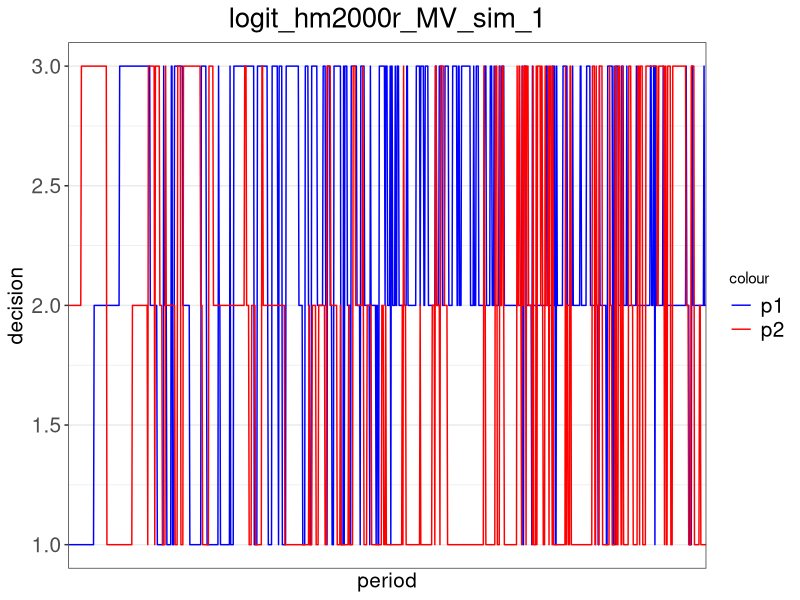
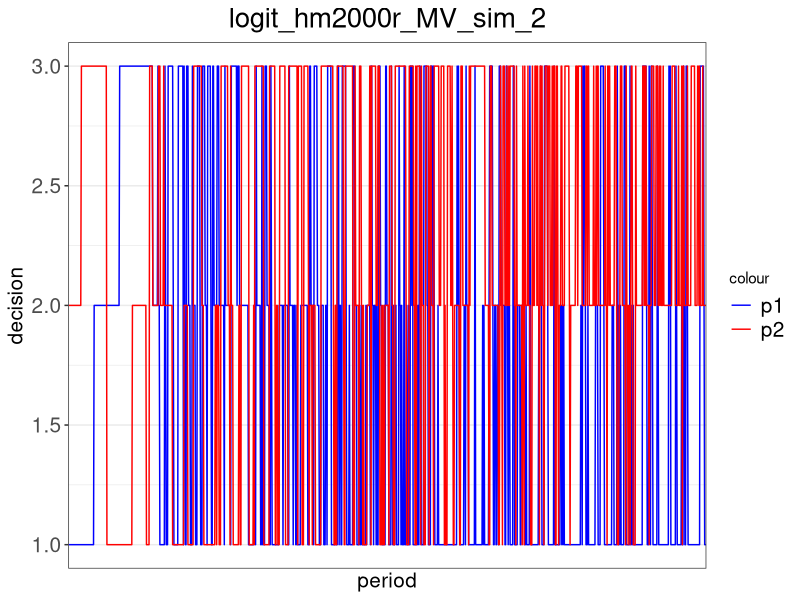
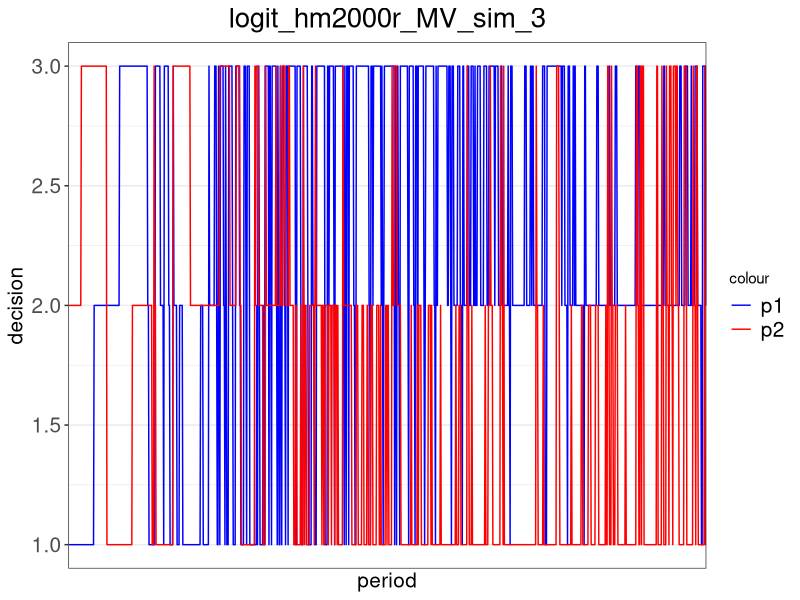
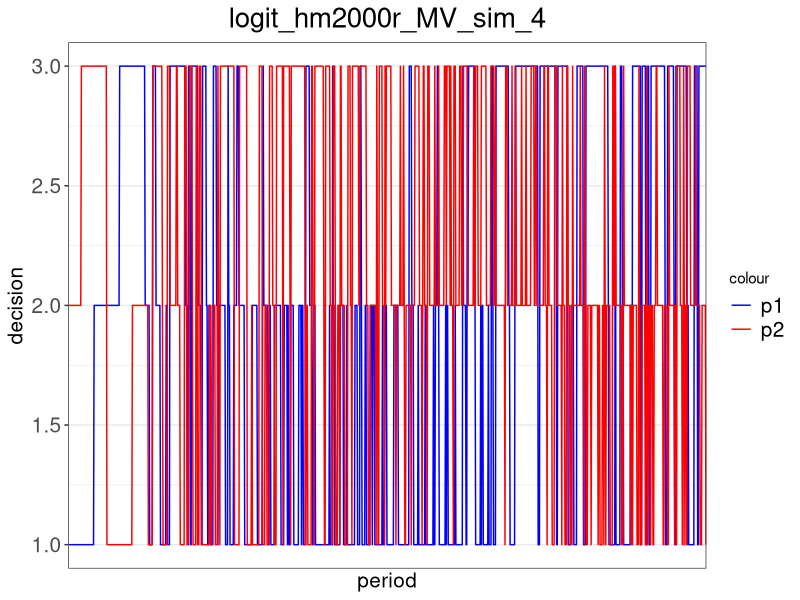
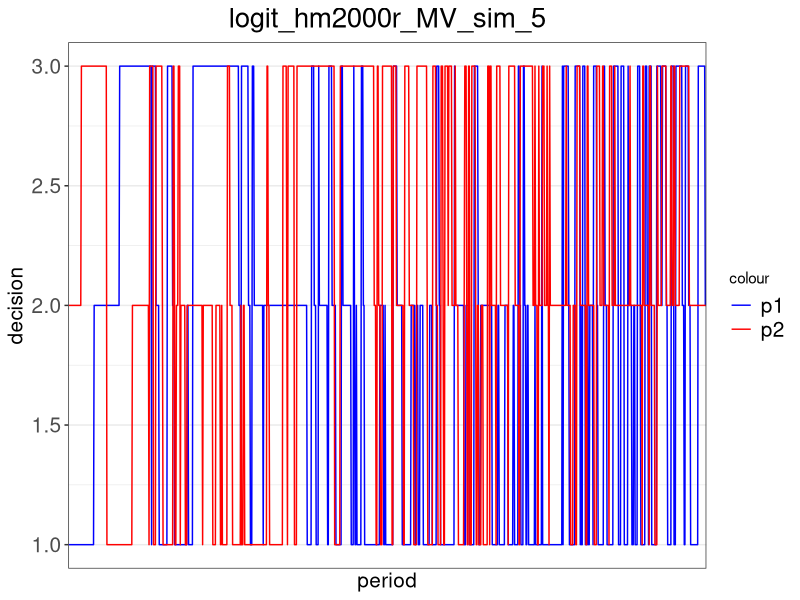
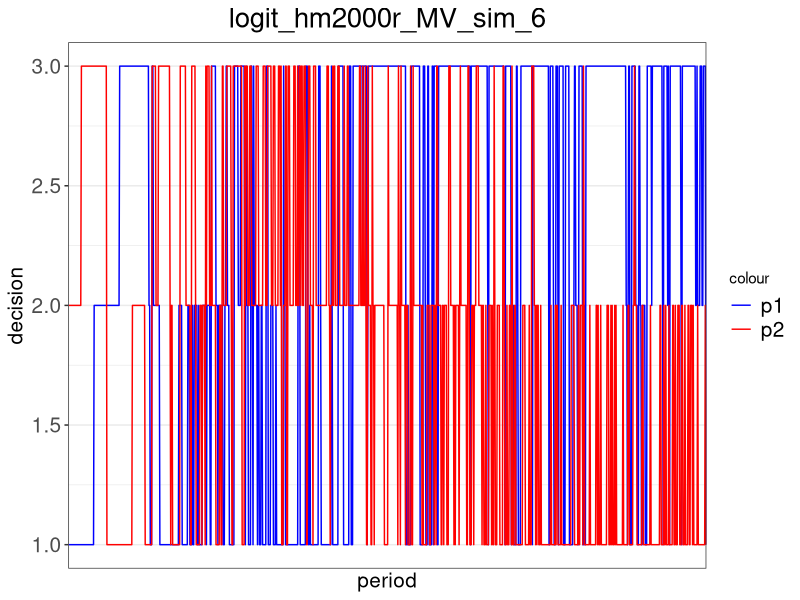
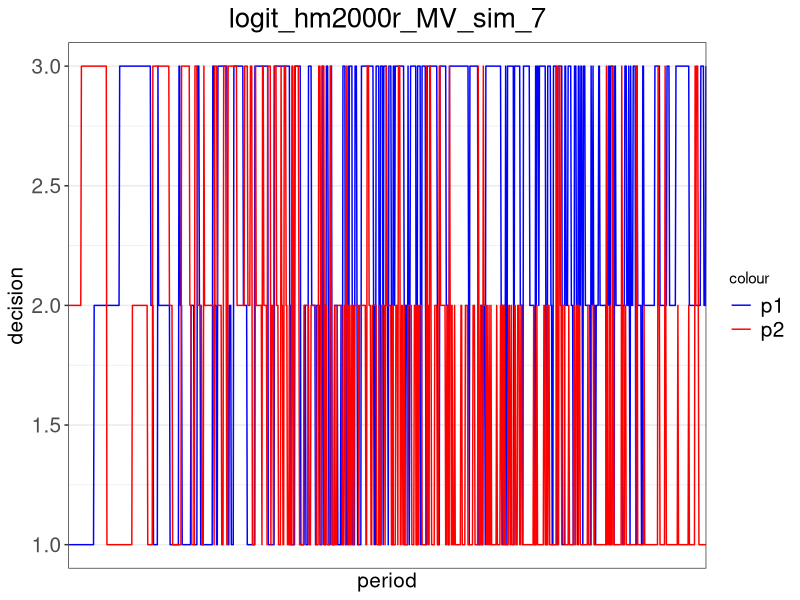
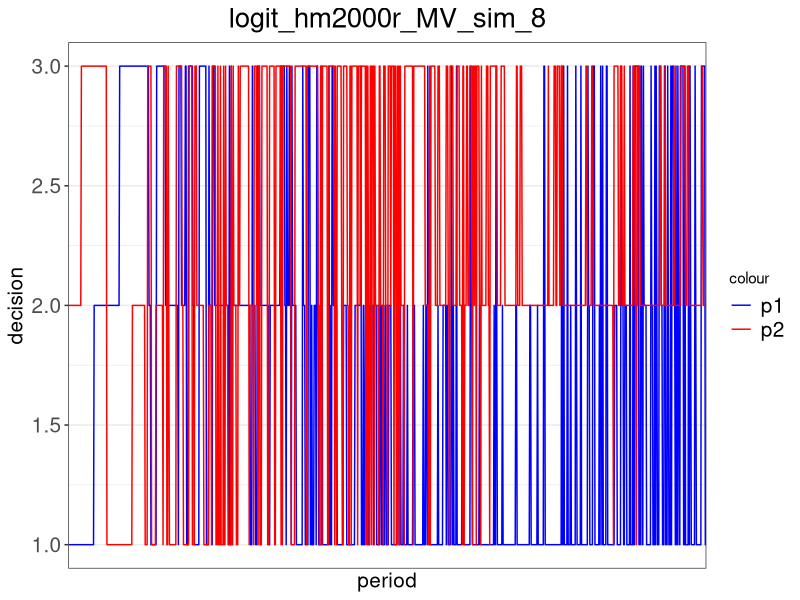

Reproduce these figures in R, in order. (Note: this script raises an error after producing the figures.)
##### Packages and Payoff #####
# add package
library(ggplot2)
library(xtable)

# set up the payoff matrix
pay_MV = matrix(c(0,200,100,100,0,200,200,100,0),3,3) # payoff matrix 3x3

# build the payoff function (chicken, can be switched to MV)
payoff = function(my_choice, your_choice){
  return(pay_MV[my_choice, your_choice])
}


##### HM2000 (regret1) #####
# build the regret function for action m (m is 1,2,or 3) under HM2000
regret_hm2000 = function(m, iteration, my_history, your_history){
  
  # calculate the length of history
  len_history = iteration - 1
  
  # get my most recent decision
  lastchoice = my_history[len_history]
  
  # create a regret payoff term
  my_regret = rep(0, len_history)
  
  # loop over previous periods to replace the choice with decision 1
  for (i in 1:len_history){
    if (my_history[i] == lastchoice){
      my_regret[i] = payoff(m, your_history[i])
    }
    else{
      my_regret[i] = payoff(my_history[i], your_history[i])
    }
  }
  
  # calculate and return the regret
  return(mean(my_regret))
}


# build the decision function based on the regret function under HM2000
decision_hm2000 = function(mu, iteration, my_history, your_history){
  
  # get my most recent decision
  lastchoice = my_history[iteration-1]
  
  # compute regret for all possible decisions
  regret1 = regret_hm2000(1, iteration, my_history, your_history)
  regret2 = regret_hm2000(2, iteration, my_history, your_history)
  regret3 = regret_hm2000(3, iteration, my_history, your_history)
  
  # calculate the decision when my last choice is 1
  if (lastchoice == 1){
    if (regret1 == max(regret1, regret2, regret3)){return(1)}
    else{
      # switch with a positive probability from 1 to 2 or from 1 to 3
      seed = runif(1,0,1)
      prob2 = (regret2-regret1)/mu
      prob3 = (regret3-regret1)/mu
      if (seed <= prob2){return(2)}
      else if (seed <= prob2 + prob3){return(3)}
      else{return(1)}
    }
  }
  
  # calculate the decision when my last choice is 2
  if (lastchoice == 2){
    if (regret2 == max(regret1, regret2, regret3)){return(2)}
    else{
      # switch with a positive probability from 2 to 1 or from 2 to 3
      seed = runif(1,0,1)
      prob1 = (regret1-regret2)/mu
      prob3 = (regret3-regret2)/mu
      if (seed <= prob1){return(1)}
      else if (seed <= prob1 + prob3){return(3)}
      else{return(2)}
    }
  }
  
  # calculate the decision when my last choice is 2
  if (lastchoice == 3){
    if (regret3 == max(regret1, regret2, regret3)){return(3)}
    else{
      # switch with a positive probability from 2 to 1 or from 2 to 3
      seed = runif(1,0,1)
      prob1 = (regret1-regret3)/mu
      prob2 = (regret2-regret3)/mu
      if (seed <= prob1){return(1)}
      else if (seed <= prob1 + prob2){return(2)}
      else{return(3)}
    }
  }
}


# build the decision function based on logit response
decision_hm2000_logit = function(mu, beta, iteration, my_history, your_history){
  
  # compute regret for all possible decisions
  regret1 = regret_hm2000(1, iteration, my_history, your_history)
  regret2 = regret_hm2000(2, iteration, my_history, your_history)
  regret3 = regret_hm2000(3, iteration, my_history, your_history)
  
  # using logit response to calculate the probability of choosing each strategy
  prob = c(0,0,0)
  prob[1] = exp(beta[1]*regret1)/(exp(beta[1]*regret1) + exp(beta[2]*regret2) + exp(beta[3]*regret3))
  prob[2] = exp(beta[2]*regret2)/(exp(beta[1]*regret1) + exp(beta[2]*regret2) + exp(beta[3]*regret3))
  prob[3] = exp(beta[3]*regret3)/(exp(beta[1]*regret1) + exp(beta[2]*regret2) + exp(beta[3]*regret3))
  
  # randomly determine the decision
  seed = runif(1,0,1)
  if (seed <= prob[1]){return(1)}
  else if (seed > prob[1] & seed <= prob[1]+prob[2]){return(2)}
  else{return(3)}
}


##### Average Historical Payoff (regret2) #####
# build the regret function for action m (m is 1,2,or 3) under HM2000
regret_avgpay = function(m, iteration, my_history, your_history){
  
  # calculate the length of history
  len_history = iteration - 1
  
  # create a regret payoff term
  my_regret = 0
  period = 0
  
  # loop over previous periods to calculate the total historical payoff
  for (i in 1:len_history){
    if (my_history[i] == m){
      my_regret = my_regret + payoff(my_history[i], your_history[i])
      period = period + 1
    }
  }
  
  # return the average historical payoff
  if (period == 0){return(0)}
  else{
    return(my_regret/period)
  }
}


# build the decision function based on the regret function under HM2000
decision_avgpay = function(mu, iteration, my_history, your_history){
  
  # get my most recent decision
  lastchoice = my_history[iteration-1]
  
  # compute regret for all possible decisions
  regret1 = regret_avgpay(1, iteration, my_history, your_history)
  regret2 = regret_avgpay(2, iteration, my_history, your_history)
  regret3 = regret_avgpay(3, iteration, my_history, your_history)
  
  # calculate the decision when my last choice is 1
  if (lastchoice == 1){
    if (regret1 == max(regret1, regret2, regret3)){return(1)}
    else{
      # switch with a positive probability from 1 to 2 or from 1 to 3
      seed = runif(1,0,1)
      prob2 = (regret2-regret1)/mu
      prob3 = (regret3-regret1)/mu
      if (seed <= prob2){return(2)}
      else if (seed <= prob2 + prob3){return(3)}
      else{return(1)}
    }
  }
  
  # calculate the decision when my last choice is 2
  if (lastchoice == 2){
    if (regret2 == max(regret1, regret2, regret3)){return(2)}
    else{
      # switch with a positive probability from 2 to 1 or from 2 to 3
      seed = runif(1,0,1)
      prob1 = (regret1-regret2)/mu
      prob3 = (regret3-regret2)/mu
      if (seed <= prob1){return(1)}
      else if (seed <= prob1 + prob3){return(3)}
      else{return(2)}
    }
  }
  
  # calculate the decision when my last choice is 2
  if (lastchoice == 3){
    if (regret3 == max(regret1, regret2, regret3)){return(3)}
    else{
      # switch with a positive probability from 2 to 1 or from 2 to 3
      seed = runif(1,0,1)
      prob1 = (regret1-regret3)/mu
      prob2 = (regret2-regret3)/mu
      if (seed <= prob1){return(1)}
      else if (seed <= prob1 + prob2){return(2)}
      else{return(3)}
    }
  }
}


# build the decision function based on logit response
decision_avgpay_logit = function(mu, beta, iteration, my_history, your_history){
  
  # compute regret for all possible decisions
  regret1 = regret_avgpay(1, iteration, my_history, your_history)
  regret2 = regret_avgpay(2, iteration, my_history, your_history)
  regret3 = regret_avgpay(3, iteration, my_history, your_history)
  
  # using logit response to calculate the probability of choosing each strategy
  prob = c(0,0,0)
  prob[1] = exp(beta[1]*regret1)/(exp(beta[1]*regret1) + exp(beta[2]*regret2) + exp(beta[3]*regret3))
  prob[2] = exp(beta[2]*regret2)/(exp(beta[1]*regret1) + exp(beta[2]*regret2) + exp(beta[3]*regret3))
  prob[3] = exp(beta[3]*regret3)/(exp(beta[1]*regret1) + exp(beta[2]*regret2) + exp(beta[3]*regret3))
  
  # randomly determine the decision
  seed = runif(1,0,1)
  if (seed <= prob[1]){return(c(1, prob[1], prob[2], prob[3]))}
  else if (seed > prob[1] & seed <= prob[1]+prob[2]){return(c(2, prob[1], prob[2], prob[3]))}
  else{return(c(3, prob[1], prob[2], prob[3]))}
}


##### HM2000 revised (regret3) #####
# build the regret function for action m (m is 1,2,or 3) under HM2000 revised algorithm
regret_hm2000r = function(m, iteration, my_history, your_history){
  
  # calculate the length of history
  len_history = iteration - 1
  
  # get my most recent decision
  lastchoice = my_history[len_history]
  
  # create a regret payoff term
  my_regret = 0
  period = 0
  
  # loop over previous periods to replace the choice with decision 1
  for (i in 1:len_history){
    if (my_history[i] == lastchoice){
      my_regret = my_regret + payoff(m, your_history[i])
      period = period + 1
    }
  }
  
  # calculate and return the regret
  return(my_regret/period)
}


# build the decision function based on the regret function under HM2000 revised algorithm
decision_hm2000r = function(mu, iteration, my_history, your_history){
  
  # get my most recent decision
  lastchoice = my_history[iteration-1]
  
  # compute regret for all possible decisions
  regret1 = regret_hm2000r(1, iteration, my_history, your_history)
  regret2 = regret_hm2000r(2, iteration, my_history, your_history)
  regret3 = regret_hm2000r(3, iteration, my_history, your_history)

  # calculate the decision when my last choice is 1
  if (lastchoice == 1){
    if (regret1 == max(regret1, regret2, regret3)){return(1)}
    else{
      # switch with a positive probability from 1 to 2 or from 1 to 3
      seed = runif(1,0,1)
      prob2 = (regret2-regret1)/mu
      prob3 = (regret3-regret1)/mu
      if (seed <= prob2){return(2)}
      else if (seed <= prob2 + prob3){return(3)}
      else{return(1)}
    }
  }
  
  # calculate the decision when my last choice is 2
  if (lastchoice == 2){
    if (regret2 == max(regret1, regret2, regret3)){return(2)}
    else{
      # switch with a positive probability from 2 to 1 or from 2 to 3
      seed = runif(1,0,1)
      prob1 = (regret1-regret2)/mu
      prob3 = (regret3-regret2)/mu
      if (seed <= prob1){return(1)}
      else if (seed <= prob1 + prob3){return(3)}
      else{return(2)}
    }
  }
  
  # calculate the decision when my last choice is 2
  if (lastchoice == 3){
    if (regret3 == max(regret1, regret2, regret3)){return(3)}
    else{
      # switch with a positive probability from 2 to 1 or from 2 to 3
      seed = runif(1,0,1)
      prob1 = (regret1-regret3)/mu
      prob2 = (regret2-regret3)/mu
      if (seed <= prob1){return(1)}
      else if (seed <= prob1 + prob2){return(2)}
      else{return(3)}
    }
  }
}


# build the decision function based on logit response
decision_hm2000r_logit = function(mu, beta, iteration, my_history, your_history){
  
  # compute regret for all possible decisions
  regret1 = regret_hm2000r(1, iteration, my_history, your_history)
  regret2 = regret_hm2000r(2, iteration, my_history, your_history)
  regret3 = regret_hm2000r(3, iteration, my_history, your_history)
  
  # using logit response to calculate the probability of choosing each strategy
  prob = c(0,0,0)
  prob[1] = exp(beta[1]*regret1)/(exp(beta[1]*regret1) + exp(beta[2]*regret2) + exp(beta[3]*regret3))
  prob[2] = exp(beta[2]*regret2)/(exp(beta[1]*regret1) + exp(beta[2]*regret2) + exp(beta[3]*regret3))
  prob[3] = exp(beta[3]*regret3)/(exp(beta[1]*regret1) + exp(beta[2]*regret2) + exp(beta[3]*regret3))
  
  # randomly determine the decision
  seed = runif(1,0,1)
  if (seed <= prob[1]){return(1)}
  else if (seed > prob[1] & seed <= prob[1]+prob[2]){return(2)}
  else{return(3)}
}


##### HM2001 #####
regret_hm2001 = function(m, iteration, my_history, your_history, my_prob_last, my_prob_other){
  
  # calculate the length of history
  len_history = iteration - 1
  
  # create a regret payoff term
  my_regret = 0
  period = 0
  
  # loop over previous periods to calculate the total historical payoff
  for (i in 1:len_history){
    if (my_history[i] == m){
      my_regret = my_regret + payoff(my_history[i], your_history[i])*((my_prob_last)/(my_prob_other))
    }
  }
  
  # return the average historical payoff
  if (period == 0){return(0)}
  else{
    return(my_regret/len_history)
  }  
}


# build the revised avgpay
regret_avgpayr = function(m, iteration, my_history, your_history){
  
  # calculate the length of history
  len_history = iteration - 1
  
  # create a regret payoff term
  my_regret = 0
  period = 0
  
  # loop over previous periods to calculate the total historical payoff
  for (i in 1:len_history){
    if (my_history[i] == m){
      my_regret = my_regret + payoff(my_history[i], your_history[i])
      period = period + 1
    }
  }
  
  # return the average historical payoff
  if (period == 0){return(0)}
  else{
    return(my_regret/len_history)
  }
}


# build the decision function based on HM2001
decision_hm2001 = function(mu, delta, gamma, iteration, my_history, your_history, my_prob_1,  my_prob_2){
  
  # get my most recent decision
  lastchoice = my_history[iteration-1]
  
  # compute regret for all possible decisions
  regret1 = regret_avgpayr(1, iteration, my_history, your_history)
  regret2 = regret_avgpayr(2, iteration, my_history, your_history)
  regret3 = regret_avgpayr(3, iteration, my_history, your_history)
  regret2m1 = regret_hm2001(2, iteration, my_history, your_history, my_prob_1, my_prob_2)
  regret3m1 = regret_hm2001(3, iteration, my_history, your_history, my_prob_1, 1-my_prob_1-my_prob_2)
  regret1m2 = regret_hm2001(1, iteration, my_history, your_history, my_prob_2,  my_prob_1)
  regret3m2 = regret_hm2001(3, iteration, my_history, your_history, my_prob_2, 1-my_prob_1-my_prob_2)
  regret1m3 = regret_hm2001(1, iteration, my_history, your_history, 1-my_prob_1-my_prob_2,  my_prob_1)
  regret2m3 = regret_hm2001(2, iteration, my_history, your_history, 1-my_prob_1-my_prob_2, my_prob_2)
  
  seed = runif(1,0,1)
  # calculate the decision when my last choice is 1
  if (lastchoice == 1){
    cj2 = regret2m1 - regret1
    q2 = max(cj2,0)
    psw2 = (1-delta/(iteration^gamma))*min(q2/mu,1/2)+(delta/(iteration^gamma))*(1/3)
    
    cj3 = regret3m1 - regret1
    q3 = max(cj3,0)
    psw3 = (1-delta/(iteration^gamma))*min(q3/mu,1/2)+(delta/(iteration^gamma))*(1/3)
    
    if (seed <= psw2){return(c(2,1-psw2-psw3,psw2))}
    else if (seed>psw2 & seed<=psw3+psw2){return(c(3,1-psw2-psw3,psw2))}
    else{return(c(1,1-psw2-psw3,psw2))}
  }
  else if (lastchoice == 2){
    cj3 = regret3m2 - regret2
    q3 = max(cj3,0)
    psw3 = (1-delta/(iteration^gamma))*min(q3/mu,1/2)+(delta/(iteration^gamma))*(1/3)
    
    cj1 = regret1m2 - regret2
    q1 = max(cj1,0)
    psw1 = (1-delta/(iteration^gamma))*min(q1/mu,1/2)+(delta/(iteration^gamma))*(1/3)
    
    if (seed <= psw1){return(c(1,psw1,1-psw3-psw1))}
    else if (seed>psw1 & seed<=psw3+psw1){return(c(3,psw1,1-psw3-psw1))}
    else{return(c(2,psw1,1-psw3-psw1))}
  }
  else {
    cj2 = regret2m3 - regret3
    q2 = max(cj2,0)
    psw2 = (1-delta/(iteration^gamma))*min(q2/mu,1/2)+(delta/(iteration^gamma))*(1/3)
    
    cj1 = regret1m3 - regret3
    q1 = max(cj1,0)
    psw1 = (1-delta/(iteration^gamma))*min(q1/mu,1/2)+(delta/(iteration^gamma))*(1/3)
    
    if (seed <= psw1){return(c(1,psw1,psw2))}
    else if (seed>psw1 & seed<= psw2+psw1){return(c(2,psw1,psw2))}
    else{return(c(3,psw1,psw2))}
  }
  
}    


##### Simulation pair level graph and joint density - HM2000 and avgpay #####
# set up the parameters for the simulation
mu = 1000 # HM2000 probability parameter
n = 1000 # number of periods in each simulation
sim = 100 # number of simulations
experiment = 120 # number of experimentation periods where players randomly make decisions
beta = 0.05

# set up the joint density matrix
joint_density_all = matrix(c(0,0,0,0,0,0,0,0,0),3,3)

# set up the joint density matrix for each simulation
joint_density = list()

# run the simulations
for (s in 1:sim){
  
  # set up the vectors for choices and game parameters
  history_p1 = rep(0, n)
  history_p2 = rep(0, n)
  
  # calculate the experimentation periods with random starting decisions
  history_p1[1:experiment] = c(rep(1, experiment/6), rep(1, experiment/6), rep(2, experiment/6),
                               rep(2, experiment/6), rep(3, experiment/6), rep(3, experiment/6))
  history_p2[1:experiment] = c(rep(2, experiment/6), rep(3, experiment/6), rep(3, experiment/6),
                               rep(1, experiment/6), rep(1, experiment/6), rep(2, experiment/6))
  
  # set up the joint density matrix for the current simulation
  joint_density[[s]] = matrix(c(0,0,0,0,0,0,0,0,0),3,3)
  
  # calculate the rest of the decisions to n periods
  for (i in (experiment+1):n){
    history_p1[i] = decision_hm2000r_logit(mu, c(beta,beta,beta), i, history_p1, history_p2)
    history_p2[i] = decision_hm2000r_logit(mu, c(beta,beta,beta), i, history_p2, history_p1)
    
    # update the joint density matrix
    if (history_p1[i]==1 & history_p2[i]==1){joint_density[[s]][1,1]=joint_density[[s]][1,1]+1}
    else if (history_p1[i]==1 & history_p2[i]==2){joint_density[[s]][1,2]=joint_density[[s]][1,2]+1}
    else if (history_p1[i]==1 & history_p2[i]==3){joint_density[[s]][1,3]=joint_density[[s]][1,3]+1}
    else if (history_p1[i]==2 & history_p2[i]==1){joint_density[[s]][2,1]=joint_density[[s]][2,1]+1}
    else if (history_p1[i]==2 & history_p2[i]==2){joint_density[[s]][2,2]=joint_density[[s]][2,2]+1}
    else if (history_p1[i]==2 & history_p2[i]==3){joint_density[[s]][2,3]=joint_density[[s]][2,3]+1}
    else if (history_p1[i]==3 & history_p2[i]==1){joint_density[[s]][3,1]=joint_density[[s]][3,1]+1}
    else if (history_p1[i]==3 & history_p2[i]==2){joint_density[[s]][3,2]=joint_density[[s]][3,2]+1}
    else{joint_density[[s]][3,3]=joint_density[[s]][3,3]+1}
  }
  
  # normalize the frequency to probability
  joint_density[[s]] = round(joint_density[[s]]/sum(joint_density[[s]]), 3)
  
  # create the dataset for figures
  df = data.frame(
    p1_choice = history_p1,
    p2_choice = history_p2,
    period = 1:n
  )
  
  # graph the decision making
  title = paste('logit_hm2000r', 'MV', 'sim', as.character(s), sep = '_')
  file = paste("D:/Dropbox/Working Papers/Correlated Equilibrium/data/simulations/", title, sep = "")
  file = paste(file, ".png", sep = "")
  png(file, width = 1500, height = 400)
  
  pic = ggplot(data = df) +
    geom_line(aes(x=period, y=p1_choice, colour='blue')) +
    geom_line(aes(x=period, y=p2_choice, colour='red')) +
    scale_x_discrete(name='period', waiver()) +
    scale_y_continuous(name='decision', limits=c(1,3)) +
    ggtitle(title) + 
    theme_bw() + 
    scale_colour_manual(values=c('blue', 'red'), labels=c('p1', 'p2')) +
    theme(plot.title = element_text(hjust = 0.5, size = 20), legend.text = element_text(size = 15),
          axis.title.x = element_text(size = 15), axis.title.y = element_text(size = 15),
          axis.text.x = element_text(size = 15), axis.text.y = element_text(size = 15))
  
  print(pic)
  dev.off()
}

# finalize the joint density matrix
#xtable(joint_density[[1]])

for (a in 1:sim){
  joint_density_all = joint_density_all + joint_density[[a]]
}
joint_density_all = joint_density_all / sim
xtable(joint_density_all, caption = title)


##### Simulation pair level graph and joint density - HM2001 #####
# set up the parameters for the simulation
mu = 1000 # HM2000 probability parameter
delta = 0.01
gama = 0.0
n = 3000 # number of periods in each simulation
sim = 1 # number of simulations
experiment = 1 # number of experimentation periods where players randomly make decisions

# set up the joint density matrix
joint_density_all = matrix(c(0,0,0,0,0,0,0,0,0),3,3)

# set up the joint density matrix for each simulation
joint_density = list()

# run the simulations
for (s in 1:sim){
  # set up the probability choices for HM2001
  prob1_p1 = rep(0.33, n)
  prob2_p1 = rep(0.33, n)
  prob1_p2 = rep(0.33, n)
  prob2_p2 = rep(0.33, n)
  
  # set up the vectors for choices and game parameters
  history_p1 = rep(0, n)
  history_p2 = rep(0, n)
  
  # calculate the experimentation periods with random starting decisions
  history_p1[1:experiment] = sample(1:3, experiment, replace = TRUE)
  history_p2[1:experiment] = sample(1:3, experiment, replace = TRUE)
  
  # set up the joint density matrix for the current simulation
  joint_density[[s]] = matrix(c(0,0,0,0,0,0,0,0,0),3,3)
  
  # calculate the rest of the decisions to n periods
  for (i in (experiment+1):n){
    history_p1[i] = decision_hm2001(mu, delta, gama, i, history_p1, history_p2, prob1_p1, prob2_p1 )[1]
    history_p2[i] = decision_hm2001(mu, delta, gama, i, history_p2, history_p1, prob1_p2, prob2_p2 )[1]
    prob1_p1[i] = decision_hm2001(mu, delta, gama, i, history_p1, history_p2, prob1_p1, prob2_p1 )[2]
    prob2_p1[i] = decision_hm2001(mu, delta, gama, i, history_p1, history_p2, prob1_p1, prob2_p1 )[3]
    prob1_p2[i] = decision_hm2001(mu, delta, gama, i, history_p2, history_p1, prob1_p2, prob2_p2 )[2]
    prob2_p2[i] = decision_hm2001(mu, delta, gama, i, history_p2, history_p1, prob1_p2, prob2_p2 )[3]
    
    # update the joint density matrix
    if (history_p1[i]==1 & history_p2[i]==1){joint_density[[s]][1,1]=joint_density[[s]][1,1]+1}
    else if (history_p1[i]==1 & history_p2[i]==2){joint_density[[s]][1,2]=joint_density[[s]][1,2]+1}
    else if (history_p1[i]==1 & history_p2[i]==3){joint_density[[s]][1,3]=joint_density[[s]][1,3]+1}
    else if (history_p1[i]==2 & history_p2[i]==1){joint_density[[s]][2,1]=joint_density[[s]][2,1]+1}
    else if (history_p1[i]==2 & history_p2[i]==2){joint_density[[s]][2,2]=joint_density[[s]][2,2]+1}
    else if (history_p1[i]==2 & history_p2[i]==3){joint_density[[s]][2,3]=joint_density[[s]][2,3]+1}
    else if (history_p1[i]==3 & history_p2[i]==1){joint_density[[s]][3,1]=joint_density[[s]][3,1]+1}
    else if (history_p1[i]==3 & history_p2[i]==2){joint_density[[s]][3,2]=joint_density[[s]][3,2]+1}
    else{joint_density[[s]][3,3]=joint_density[[s]][3,3]+1}
  }
  
  # normalize the frequency to probability
  joint_density[[s]] = round(joint_density[[s]]/sum(joint_density[[s]]), 3)
  
  # create the dataset for figures
  df = data.frame(
    p1_choice = history_p1,
    p2_choice = history_p2,
    period = 1:n
  )
  
  # graph the decision making
  title = paste('hm2001', 'MV', 'sim', as.character(s), sep = '_')
  file = paste("D:/Dropbox/Working Papers/Correlated Equilibrium/data/simulations/", title, sep = "")
  file = paste(file, ".png", sep = "")
  png(file, width = 1500, height = 400)
  
  pic = ggplot(data = df) +
    geom_line(aes(x=period, y=p1_choice, colour='blue')) +
    geom_line(aes(x=period, y=p2_choice, colour='red')) +
    scale_x_discrete(name='period', waiver()) +
    scale_y_continuous(name='decision', limits=c(1,3)) +
    ggtitle(title) + 
    theme_bw() + 
    scale_colour_manual(values=c('blue', 'red'), labels=c('p1', 'p2')) +
    theme(plot.title = element_text(hjust = 0.5, size = 20), legend.text = element_text(size = 15),
          axis.title.x = element_text(size = 15), axis.title.y = element_text(size = 15),
          axis.text.x = element_text(size = 15), axis.text.y = element_text(size = 15))
  
  print(pic)
  dev.off()
}

# finalize the joint density matrix
xtable(joint_density[[1]])

for (a in 1:sim){
  joint_density_all = joint_density_all + joint_density[[a]]
}
joint_density_all = joint_density_all / sim
xtable(joint_density_all, caption = title)


##### Transition between cells #####
# set up the parameters for the simulation
mu = 1000 # HM2000 probability parameter
n = 1000 # number of periods in each simulation
sim = 100 # number of simulations
experiment = 100 # number of experimentation periods where players randomly make decisions
beta = 0.045

# set up the joint density matrix
joint_density_all = matrix(c(0,0,0,0,0,0,0,0,0),3,3)

# set up the joint density matrix for each simulation
joint_density = list()
history_all = list()

# run the simulations
for (s in 1:sim){
  
  # set up the vectors for choices and game parameters
  history_p1 = rep(0, n)
  history_p2 = rep(0, n)
  prob_p1_1 = rep(0, n)
  prob_p1_2 = rep(0, n)
  prob_p1_3 = rep(0, n)
  prob_p2_1 = rep(0, n)
  prob_p2_2 = rep(0, n)
  prob_p2_3 = rep(0, n)
  
  # calculate the experimentation periods with random starting decisions
  history_p1[1:experiment] = sample(1:3, experiment, replace = TRUE)
  history_p2[1:experiment] = sample(1:3, experiment, replace = TRUE)
  
  # set up the joint density matrix for the current simulation
  joint_density[[s]] = matrix(c(0,0,0,0,0,0,0,0,0),3,3)
  
  # calculate the rest of the decisions to n periods
  for (i in (experiment+1):n){
    history_p1[i] = decision_avgpay_logit(mu, c(beta,beta,beta), i, history_p1, history_p2)[1]
    history_p2[i] = decision_avgpay_logit(mu, c(beta,beta,beta), i, history_p2, history_p1)[1]
    prob_p1_1[i] = decision_avgpay_logit(mu, c(beta,beta,beta), i, history_p1, history_p2)[2]
    prob_p1_2[i] = decision_avgpay_logit(mu, c(beta,beta,beta), i, history_p1, history_p2)[3]
    prob_p1_3[i] = decision_avgpay_logit(mu, c(beta,beta,beta), i, history_p1, history_p2)[4]
    prob_p2_1[i] = decision_avgpay_logit(mu, c(beta,beta,beta), i, history_p2, history_p1)[2]
    prob_p2_2[i] = decision_avgpay_logit(mu, c(beta,beta,beta), i, history_p2, history_p1)[3]
    prob_p2_3[i] = decision_avgpay_logit(mu, c(beta,beta,beta), i, history_p2, history_p1)[4]
    
    # update the joint density matrix
    if (history_p1[i]==1 & history_p2[i]==1){joint_density[[s]][1,1]=joint_density[[s]][1,1]+1}
    else if (history_p1[i]==1 & history_p2[i]==2){joint_density[[s]][1,2]=joint_density[[s]][1,2]+1}
    else if (history_p1[i]==1 & history_p2[i]==3){joint_density[[s]][1,3]=joint_density[[s]][1,3]+1}
    else if (history_p1[i]==2 & history_p2[i]==1){joint_density[[s]][2,1]=joint_density[[s]][2,1]+1}
    else if (history_p1[i]==2 & history_p2[i]==2){joint_density[[s]][2,2]=joint_density[[s]][2,2]+1}
    else if (history_p1[i]==2 & history_p2[i]==3){joint_density[[s]][2,3]=joint_density[[s]][2,3]+1}
    else if (history_p1[i]==3 & history_p2[i]==1){joint_density[[s]][3,1]=joint_density[[s]][3,1]+1}
    else if (history_p1[i]==3 & history_p2[i]==2){joint_density[[s]][3,2]=joint_density[[s]][3,2]+1}
    else{joint_density[[s]][3,3]=joint_density[[s]][3,3]+1}
  }
  
  # normalize the frequency to probability
  joint_density[[s]] = round(joint_density[[s]]/sum(joint_density[[s]]), 3)
  
  # create the dataset for figures
  df = data.frame(
    p1_choice = history_p1,
    p2_choice = history_p2,
    p1_prob_1 = prob_p1_1,
    p1_prob_2 = prob_p1_2,
    p1_prob_3 = prob_p1_3,
    p2_prob_1 = prob_p2_1,
    p2_prob_2 = prob_p2_2,
    p2_prob_3 = prob_p2_3,
    type = rep(NA,n),
    period = 1:n
  )
  
  # update types for profiles
  for (j in 1:n){
    if (df$p1_choice[j] == 1 & df$p2_choice[j] == 1){df$type[j] = 1}
    else if (df$p1_choice[j] == 2 & df$p2_choice[j] == 2){df$type[j] = 2}
    else if (df$p1_choice[j] == 3 & df$p2_choice[j] == 3){df$type[j] = 3}
    else if (df$p1_choice[j] == 1 & df$p2_choice[j] == 3){df$type[j] = 4}
    else if (df$p1_choice[j] == 2 & df$p2_choice[j] == 1){df$type[j] = 5}
    else if (df$p1_choice[j] == 3 & df$p2_choice[j] == 2){df$type[j] = 6}
    else if (df$p1_choice[j] == 1 & df$p2_choice[j] == 2){df$type[j] = 7}
    else if (df$p1_choice[j] == 2 & df$p2_choice[j] == 3){df$type[j] = 8}
    else{df$type[j] = 9}
  }
  history_all[[s]] = df
  
}

# finalize the joint density matrix
for (a in 1:sim){
  joint_density_all = joint_density_all + joint_density[[a]]
}
joint_density_all = joint_density_all / sim
xtable(joint_density_all)

# set up the transition matrix
transition = matrix(0, nrow = 3, ncol = 5)
rownames(transition) = c('diagonal at t', 'p1adv at t', 'p2adv at t')
colnames(transition) = c('stay at t+1', 'diagonal at t+1', 'p1adv at t+1', 'p2adv at t+1', 'obs')

# loop over simulations
for (m in 1:sim){
  df_sim = history_all[[m]]
  
  # loop over periods
  for (k in (experiment+1):n){
    
    # transitions from diagonal
    if (df_sim$type[k-1] <= 3){
      if (df_sim$type[k] == df_sim$type[k-1]){transition[1,1] = transition[1,1] + 1}
      else if (df_sim$type[k] <= 3){transition[1,2] = transition[1,2] + 1}
      else if (df_sim$type[k] >= 7){transition[1,4] = transition[1,4] + 1}
      else{transition[1,3] = transition[1,3] + 1}
    }
    # transitions from p2adv
    else if (df_sim$type[k-1] >= 7){
      if (df_sim$type[k] == df_sim$type[k-1]){transition[3,1] = transition[3,1] + 1}
      else if (df_sim$type[k] <= 3){transition[3,2] = transition[3,2] + 1}
      else if (df_sim$type[k] >= 7){transition[3,4] = transition[3,4] + 1}
      else{transition[3,3] = transition[3,3] + 1}
    }
    # transitions from p1 adv
    else{
      if (df_sim$type[k] == df_sim$type[k-1]){transition[2,1] = transition[2,1] + 1}
      else if (df_sim$type[k] <= 3){transition[2,2] = transition[2,2] + 1}
      else if (df_sim$type[k] >= 7){transition[2,4] = transition[2,4] + 1}
      else{transition[2,3] = transition[2,3] + 1}
    }
  }
}
  
# calculation transition probability matrix
transition_prob = transition
for (b in 1:3){
  transition_prob[b,1] = round(transition[b,1] / sum(transition[b,1:4]), 2)
  transition_prob[b,2] = round(transition[b,2] / sum(transition[b,1:4]), 2)
  transition_prob[b,3] = round(transition[b,3] / sum(transition[b,1:4]), 2)
  transition_prob[b,4] = round(transition[b,4] / sum(transition[b,1:4]), 2)
  transition_prob[b,5] = sum(transition[b,1:4])
}
xtable(transition_prob)


  
  
  